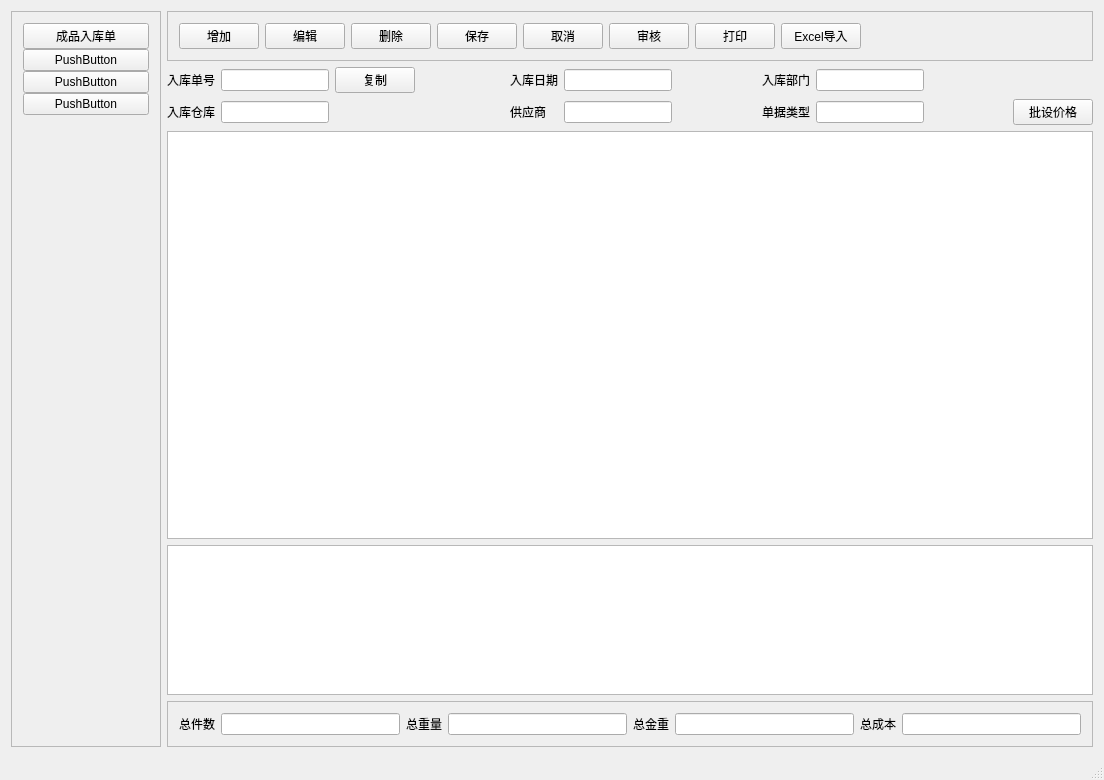
<?xml version="1.0" encoding="UTF-8"?>
<ui version="4.0">
 <class>MainWindow</class>
 <widget class="QMainWindow" name="MainWindow">
  <property name="geometry">
   <rect>
    <x>0</x>
    <y>0</y>
    <width>1104</width>
    <height>780</height>
   </rect>
  </property>
  <property name="windowTitle">
   <string>MainWindow</string>
  </property>
  <widget class="QWidget" name="centralWidget">
   <layout class="QHBoxLayout" name="horizontalLayout_3">
    <item>
     <widget class="QFrame" name="frame">
      <property name="minimumSize">
       <size>
        <width>150</width>
        <height>0</height>
       </size>
      </property>
      <property name="frameShape">
       <enum>QFrame::StyledPanel</enum>
      </property>
      <property name="frameShadow">
       <enum>QFrame::Raised</enum>
      </property>
      <layout class="QVBoxLayout" name="verticalLayout_3">
       <item>
        <layout class="QVBoxLayout" name="verticalLayout_2">
         <property name="spacing">
          <number>0</number>
         </property>
         <item>
          <widget class="QPushButton" name="pushButton">
           <property name="text">
            <string>成品入库单</string>
           </property>
          </widget>
         </item>
         <item>
          <widget class="QPushButton" name="pushButton_2">
           <property name="text">
            <string>PushButton</string>
           </property>
          </widget>
         </item>
         <item>
          <widget class="QPushButton" name="pushButton_3">
           <property name="text">
            <string>PushButton</string>
           </property>
          </widget>
         </item>
         <item>
          <widget class="QPushButton" name="pushButton_4">
           <property name="text">
            <string>PushButton</string>
           </property>
          </widget>
         </item>
         <item>
          <spacer name="verticalSpacer">
           <property name="orientation">
            <enum>Qt::Vertical</enum>
           </property>
           <property name="sizeHint" stdset="0">
            <size>
             <width>20</width>
             <height>40</height>
            </size>
           </property>
          </spacer>
         </item>
        </layout>
       </item>
      </layout>
     </widget>
    </item>
    <item>
     <layout class="QVBoxLayout" name="verticalLayout">
      <item>
       <widget class="QFrame" name="frame_2">
        <property name="frameShape">
         <enum>QFrame::StyledPanel</enum>
        </property>
        <property name="frameShadow">
         <enum>QFrame::Raised</enum>
        </property>
        <layout class="QHBoxLayout" name="horizontalLayout">
         <item>
          <widget class="QPushButton" name="btn_add">
           <property name="text">
            <string>增加</string>
           </property>
          </widget>
         </item>
         <item>
          <widget class="QPushButton" name="btn_edit">
           <property name="text">
            <string>编辑</string>
           </property>
          </widget>
         </item>
         <item>
          <widget class="QPushButton" name="btn_del">
           <property name="text">
            <string>删除</string>
           </property>
          </widget>
         </item>
         <item>
          <widget class="QPushButton" name="btn_save">
           <property name="text">
            <string>保存</string>
           </property>
          </widget>
         </item>
         <item>
          <widget class="QPushButton" name="btn_cancel">
           <property name="text">
            <string>取消</string>
           </property>
          </widget>
         </item>
         <item>
          <widget class="QPushButton" name="btn_check">
           <property name="text">
            <string>审核</string>
           </property>
          </widget>
         </item>
         <item>
          <widget class="QPushButton" name="btn_print">
           <property name="text">
            <string>打印</string>
           </property>
          </widget>
         </item>
         <item>
          <widget class="QPushButton" name="btn_excel">
           <property name="text">
            <string>Excel导入</string>
           </property>
          </widget>
         </item>
         <item>
          <spacer name="horizontalSpacer">
           <property name="orientation">
            <enum>Qt::Horizontal</enum>
           </property>
           <property name="sizeHint" stdset="0">
            <size>
             <width>198</width>
             <height>18</height>
            </size>
           </property>
          </spacer>
         </item>
        </layout>
       </widget>
      </item>
      <item>
       <layout class="QGridLayout" name="gridLayout">
        <item row="2" column="0">
         <widget class="QLabel" name="label">
          <property name="text">
           <string>入库单号</string>
          </property>
         </widget>
        </item>
        <item row="2" column="4">
         <widget class="QLabel" name="label_2">
          <property name="text">
           <string>入库日期</string>
          </property>
         </widget>
        </item>
        <item row="2" column="6">
         <spacer name="horizontalSpacer_4">
          <property name="orientation">
           <enum>Qt::Horizontal</enum>
          </property>
          <property name="sizeHint" stdset="0">
           <size>
            <width>40</width>
            <height>20</height>
           </size>
          </property>
         </spacer>
        </item>
        <item row="2" column="7">
         <widget class="QLabel" name="label_5">
          <property name="text">
           <string>入库部门</string>
          </property>
         </widget>
        </item>
        <item row="2" column="9">
         <spacer name="horizontalSpacer_6">
          <property name="orientation">
           <enum>Qt::Horizontal</enum>
          </property>
          <property name="sizeHint" stdset="0">
           <size>
            <width>40</width>
            <height>20</height>
           </size>
          </property>
         </spacer>
        </item>
        <item row="3" column="0">
         <widget class="QLabel" name="label_4">
          <property name="text">
           <string>入库仓库</string>
          </property>
         </widget>
        </item>
        <item row="2" column="1">
         <widget class="QLineEdit" name="in_num"/>
        </item>
        <item row="2" column="8">
         <widget class="QLineEdit" name="lineEdit_6"/>
        </item>
        <item row="2" column="5">
         <widget class="QLineEdit" name="lineEdit_2"/>
        </item>
        <item row="3" column="6">
         <spacer name="horizontalSpacer_5">
          <property name="orientation">
           <enum>Qt::Horizontal</enum>
          </property>
          <property name="sizeHint" stdset="0">
           <size>
            <width>40</width>
            <height>20</height>
           </size>
          </property>
         </spacer>
        </item>
        <item row="3" column="10">
         <widget class="QPushButton" name="pushButton_5">
          <property name="text">
           <string>批设价格</string>
          </property>
         </widget>
        </item>
        <item row="3" column="1">
         <widget class="QLineEdit" name="lineEdit_3"/>
        </item>
        <item row="3" column="2" colspan="2">
         <spacer name="horizontalSpacer_3">
          <property name="orientation">
           <enum>Qt::Horizontal</enum>
          </property>
          <property name="sizeHint" stdset="0">
           <size>
            <width>118</width>
            <height>20</height>
           </size>
          </property>
         </spacer>
        </item>
        <item row="3" column="4">
         <widget class="QLabel" name="label_3">
          <property name="text">
           <string>供应商</string>
          </property>
         </widget>
        </item>
        <item row="3" column="5">
         <widget class="QLineEdit" name="lineEdit_5"/>
        </item>
        <item row="3" column="7">
         <widget class="QLabel" name="label_6">
          <property name="text">
           <string>单据类型</string>
          </property>
         </widget>
        </item>
        <item row="3" column="8">
         <widget class="QLineEdit" name="lineEdit_4"/>
        </item>
        <item row="3" column="9">
         <spacer name="horizontalSpacer_7">
          <property name="orientation">
           <enum>Qt::Horizontal</enum>
          </property>
          <property name="sizeHint" stdset="0">
           <size>
            <width>40</width>
            <height>20</height>
           </size>
          </property>
         </spacer>
        </item>
        <item row="2" column="2">
         <widget class="QPushButton" name="btn_copy">
          <property name="text">
           <string>复制</string>
          </property>
         </widget>
        </item>
        <item row="2" column="3">
         <spacer name="horizontalSpacer_2">
          <property name="orientation">
           <enum>Qt::Horizontal</enum>
          </property>
          <property name="sizeHint" stdset="0">
           <size>
            <width>40</width>
            <height>20</height>
           </size>
          </property>
         </spacer>
        </item>
       </layout>
      </item>
      <item>
       <widget class="QTableView" name="main_tab"/>
      </item>
      <item>
       <widget class="QTableView" name="sec_tab">
        <property name="maximumSize">
         <size>
          <width>16777215</width>
          <height>150</height>
         </size>
        </property>
       </widget>
      </item>
      <item>
       <widget class="QFrame" name="frame_3">
        <property name="frameShape">
         <enum>QFrame::StyledPanel</enum>
        </property>
        <property name="frameShadow">
         <enum>QFrame::Raised</enum>
        </property>
        <layout class="QHBoxLayout" name="horizontalLayout_2">
         <item>
          <widget class="QLabel" name="label_7">
           <property name="text">
            <string>总件数</string>
           </property>
          </widget>
         </item>
         <item>
          <widget class="QLineEdit" name="lineEdit_7"/>
         </item>
         <item>
          <widget class="QLabel" name="label_8">
           <property name="text">
            <string>总重量</string>
           </property>
          </widget>
         </item>
         <item>
          <widget class="QLineEdit" name="lineEdit_8"/>
         </item>
         <item>
          <widget class="QLabel" name="label_9">
           <property name="text">
            <string>总金重</string>
           </property>
          </widget>
         </item>
         <item>
          <widget class="QLineEdit" name="lineEdit_9"/>
         </item>
         <item>
          <widget class="QLabel" name="label_10">
           <property name="text">
            <string>总成本</string>
           </property>
          </widget>
         </item>
         <item>
          <widget class="QLineEdit" name="lineEdit_10"/>
         </item>
        </layout>
       </widget>
      </item>
     </layout>
    </item>
   </layout>
  </widget>
  <widget class="QMenuBar" name="menuBar">
   <property name="geometry">
    <rect>
     <x>0</x>
     <y>0</y>
     <width>1104</width>
     <height>22</height>
    </rect>
   </property>
  </widget>
  <widget class="QStatusBar" name="statusBar"/>
  <action name="actionadd">
   <property name="text">
    <string>添加</string>
   </property>
  </action>
  <action name="actionrow">
   <property name="text">
    <string>删除选中行</string>
   </property>
  </action>
 </widget>
 <layoutdefault spacing="6" margin="11"/>
 <resources/>
 <connections/>
</ui>
